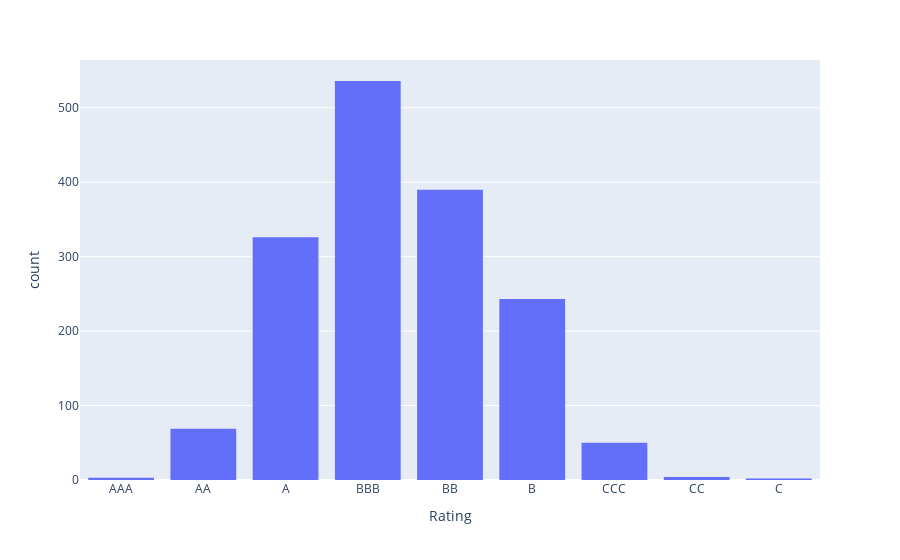

Notebook source saved alongside this figure:
### Code cell
# Criar um histograma para visualizar a distribuição das classificações de crédito
rating_order = [
    "AAA", "AA", "A",
    "BBB", "BB", "B",
    "CCC", "CC", "C", "D"
]

fig = px.histogram(
    df_credit,
    x="Rating",
    category_orders={"Rating": rating_order}
)
fig.show()

# O grafico segue uma distribuição normal.

### Figure 1 — Plotly figure (JSON) as saved in the notebook; plotly's stock layout.template omitted (floating-point values rounded to 4 significant figures; data arrays with more than 128 entries replaced by an {"elided": "..."} marker saying what was removed)
{"data": [{"bingroup": "x", "hovertemplate": "Rating=%{x}<br>count=%{y}<extra></extra>", "legendgroup": "", "marker": {"color": "#636efa", "pattern": {"shape": ""}}, "name": "", "orientation": "v", "showlegend": false, "type": "histogram", "x": {"elided": "1623 str values"}, "xaxis": "x", "yaxis": "y"}], "layout": {"barmode": "relative", "legend": {"tracegroupgap": 0}, "margin": {"t": 60}, "xaxis": {"anchor": "y", "categoryarray": ["AAA", "AA", "A", "BBB", "BB", "B", "CCC", "CC", "C", "D"], "categoryorder": "array", "domain": [0, 1], "title": {"text": "Rating"}}, "yaxis": {"anchor": "x", "domain": [0, 1], "title": {"text": "count"}}}}
